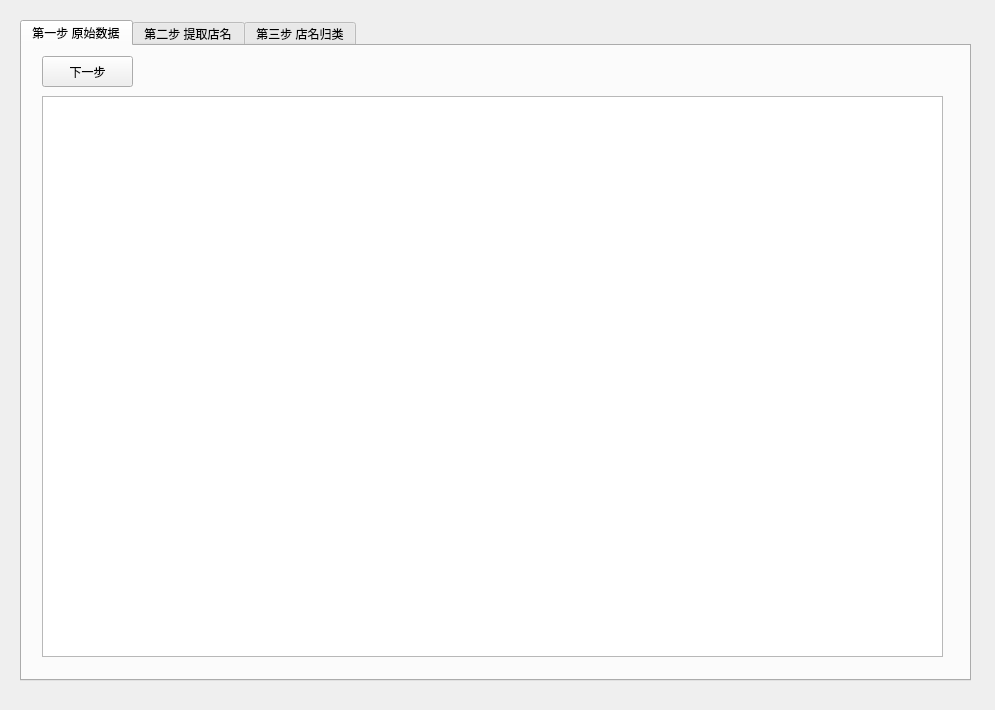
<?xml version="1.0" encoding="UTF-8"?>
<ui version="4.0">
 <class>Sales_DB_NitoriDispatch</class>
 <widget class="QWidget" name="Sales_DB_NitoriDispatch">
  <property name="geometry">
   <rect>
    <x>0</x>
    <y>0</y>
    <width>995</width>
    <height>710</height>
   </rect>
  </property>
  <property name="windowTitle">
   <string>Nitori发货明细表</string>
  </property>
  <widget class="QTabWidget" name="tabWidget">
   <property name="geometry">
    <rect>
     <x>20</x>
     <y>20</y>
     <width>951</width>
     <height>661</height>
    </rect>
   </property>
   <property name="currentIndex">
    <number>0</number>
   </property>
   <widget class="QWidget" name="tab">
    <attribute name="title">
     <string>第一步 原始数据</string>
    </attribute>
    <widget class="QTableView" name="tableView1">
     <property name="geometry">
      <rect>
       <x>20</x>
       <y>50</y>
       <width>901</width>
       <height>561</height>
      </rect>
     </property>
     <property name="font">
      <font>
       <pointsize>10</pointsize>
      </font>
     </property>
     <property name="contextMenuPolicy">
      <enum>Qt::CustomContextMenu</enum>
     </property>
     <property name="editTriggers">
      <set>QAbstractItemView::AnyKeyPressed|QAbstractItemView::DoubleClicked|QAbstractItemView::EditKeyPressed|QAbstractItemView::SelectedClicked</set>
     </property>
    </widget>
    <widget class="QPushButton" name="pushButton1">
     <property name="geometry">
      <rect>
       <x>20</x>
       <y>10</y>
       <width>91</width>
       <height>31</height>
      </rect>
     </property>
     <property name="text">
      <string>下一步</string>
     </property>
    </widget>
   </widget>
   <widget class="QWidget" name="tab_2">
    <attribute name="title">
     <string>第二步 提取店名</string>
    </attribute>
    <widget class="QTableView" name="tableView2">
     <property name="geometry">
      <rect>
       <x>20</x>
       <y>50</y>
       <width>901</width>
       <height>561</height>
      </rect>
     </property>
     <property name="font">
      <font>
       <pointsize>10</pointsize>
      </font>
     </property>
     <property name="contextMenuPolicy">
      <enum>Qt::CustomContextMenu</enum>
     </property>
     <property name="editTriggers">
      <set>QAbstractItemView::AnyKeyPressed|QAbstractItemView::DoubleClicked|QAbstractItemView::EditKeyPressed|QAbstractItemView::SelectedClicked</set>
     </property>
    </widget>
    <widget class="QPushButton" name="pushButton2">
     <property name="geometry">
      <rect>
       <x>20</x>
       <y>10</y>
       <width>91</width>
       <height>31</height>
      </rect>
     </property>
     <property name="text">
      <string>下一步</string>
     </property>
    </widget>
   </widget>
   <widget class="QWidget" name="tab_3">
    <attribute name="title">
     <string>第三步 店名归类</string>
    </attribute>
    <widget class="QTableView" name="tableView3">
     <property name="geometry">
      <rect>
       <x>20</x>
       <y>50</y>
       <width>901</width>
       <height>561</height>
      </rect>
     </property>
     <property name="font">
      <font>
       <pointsize>10</pointsize>
      </font>
     </property>
     <property name="contextMenuPolicy">
      <enum>Qt::CustomContextMenu</enum>
     </property>
     <property name="editTriggers">
      <set>QAbstractItemView::AnyKeyPressed|QAbstractItemView::DoubleClicked|QAbstractItemView::EditKeyPressed|QAbstractItemView::SelectedClicked</set>
     </property>
    </widget>
    <widget class="QPushButton" name="pushButton3">
     <property name="geometry">
      <rect>
       <x>20</x>
       <y>10</y>
       <width>91</width>
       <height>31</height>
      </rect>
     </property>
     <property name="text">
      <string>生成表格</string>
     </property>
    </widget>
   </widget>
  </widget>
 </widget>
 <resources/>
 <connections/>
</ui>
